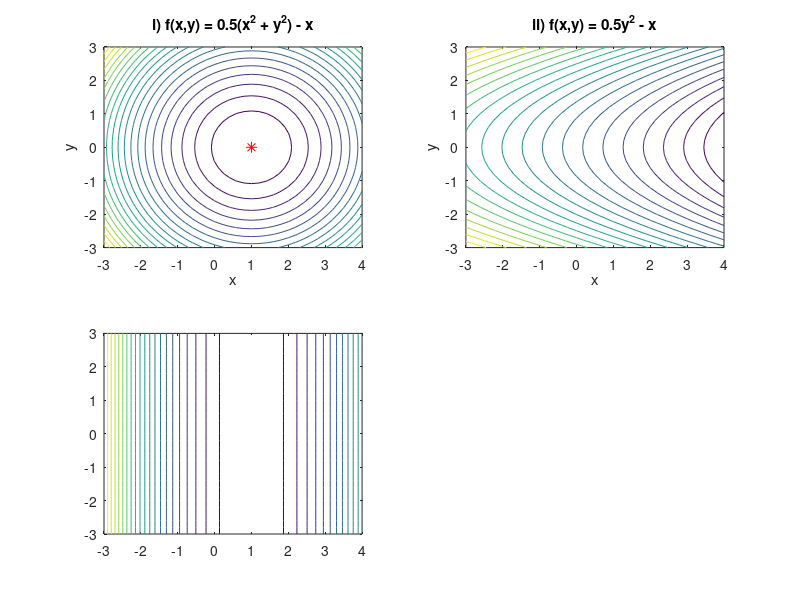

This chart was generated by the following MATLAB code: (Note: this script raises an error after producing the figure.)
% Define the grid
[X, Y] = meshgrid(-3:0.2:4, -3:0.2:3);

% Define the functions
Z1 = 0.5 * (X.^2 + Y.^2) - X;
Z2 = 0.5 * Y.^2 - X;
Z3 = 0.5 * X.^2 - X;
Z4 = 0.5 * (X.^2 - Y.^2) - X;

% Create a figure with 4 subplots
figure;

% Plot i
subplot(2,2,1);
contour(X, Y, Z1, 20);
hold on; plot(1, 0, 'r*', 'MarkerSize', 8); % Mark the minimum
title('i) f(x,y) = 0.5(x^2 + y^2) - x');
xlabel('x'); ylabel('y');

% Plot ii
subplot(2,2,2);
contour(X, Y, Z2, 20);
title('ii) f(x,y) = 0.5y^2 - x');
xlabel('x'); ylabel('y');

% Plot iii
subplot(2,2,3);
contour(X, Y, Z3, 20);
hold on; xline(1, 'r--', 'LineWidth', 1.5); % Mark the line of minima
title('iii) f(x,y) = 0.5x^2 - x');
xlabel('x'); ylabel('y');

% Plot iv
subplot(2,2,4);
contour(X, Y, Z4, 20);
hold on; plot(1, 0, 'ro', 'MarkerSize', 8); % Mark the saddle point
title('iv) f(x,y) = 0.5(x^2 - y^2) - x');
xlabel('x'); ylabel('y');
